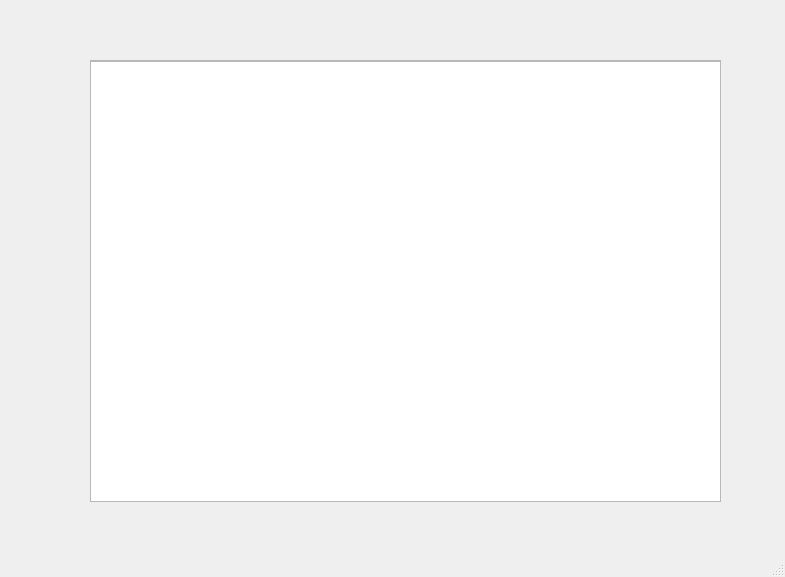
<?xml version="1.0" encoding="UTF-8"?>
<ui version="4.0">
 <class>liste_conge</class>
 <widget class="QMainWindow" name="liste_conge">
  <property name="geometry">
   <rect>
    <x>0</x>
    <y>0</y>
    <width>785</width>
    <height>577</height>
   </rect>
  </property>
  <property name="windowTitle">
   <string>MainWindow</string>
  </property>
  <widget class="QWidget" name="centralwidget">
   <widget class="QTableWidget" name="tableWidget">
    <property name="geometry">
     <rect>
      <x>90</x>
      <y>60</y>
      <width>631</width>
      <height>441</height>
     </rect>
    </property>
   </widget>
   <widget class="QTableView" name="tableView">
    <property name="geometry">
     <rect>
      <x>90</x>
      <y>61</y>
      <width>631</width>
      <height>441</height>
     </rect>
    </property>
   </widget>
   <widget class="QLabel" name="label">
    <property name="geometry">
     <rect>
      <x>0</x>
      <y>0</y>
      <width>781</width>
      <height>551</height>
     </rect>
    </property>
    <property name="text">
     <string/>
    </property>
    <property name="pixmap">
     <pixmap>images/liste_congee.jpg</pixmap>
    </property>
    <property name="scaledContents">
     <bool>true</bool>
    </property>
   </widget>
   <zorder>label</zorder>
   <zorder>tableWidget</zorder>
   <zorder>tableView</zorder>
  </widget>
  <widget class="QMenuBar" name="menubar">
   <property name="geometry">
    <rect>
     <x>0</x>
     <y>0</y>
     <width>785</width>
     <height>22</height>
    </rect>
   </property>
  </widget>
  <widget class="QStatusBar" name="statusbar"/>
 </widget>
 <resources/>
 <connections/>
</ui>
